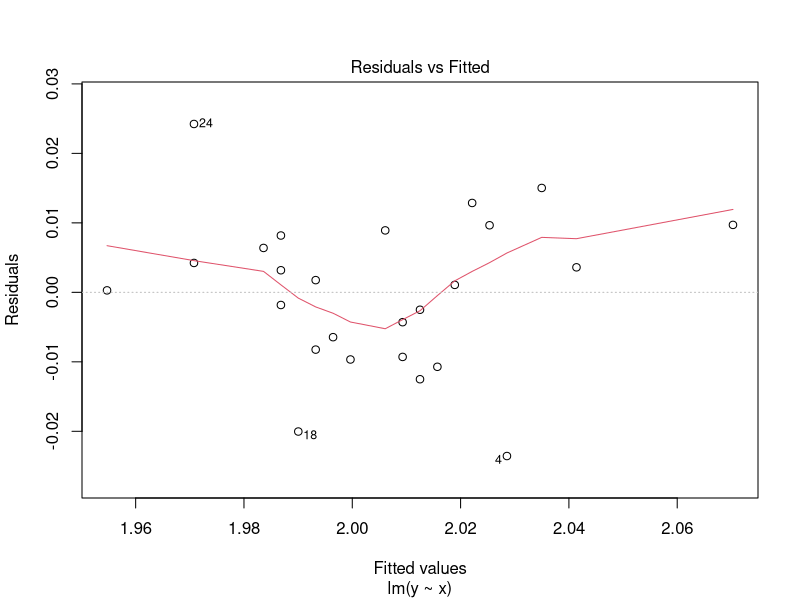
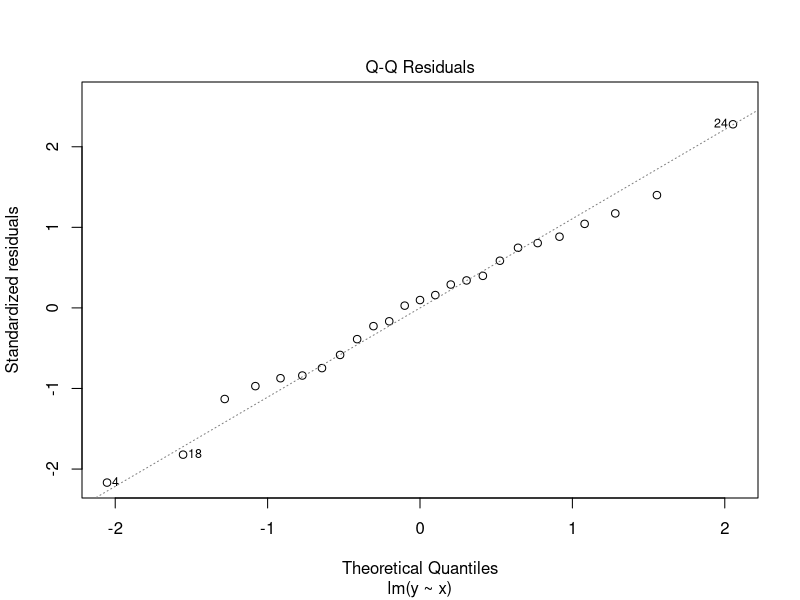
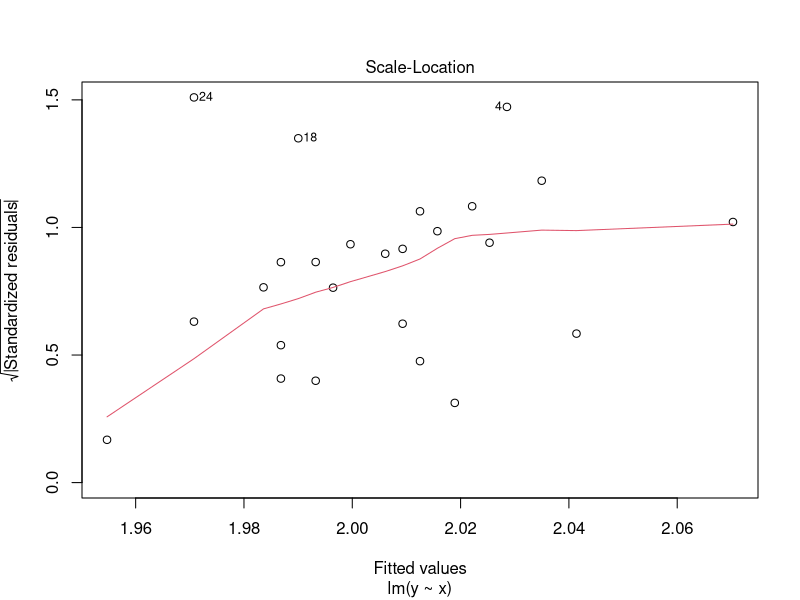
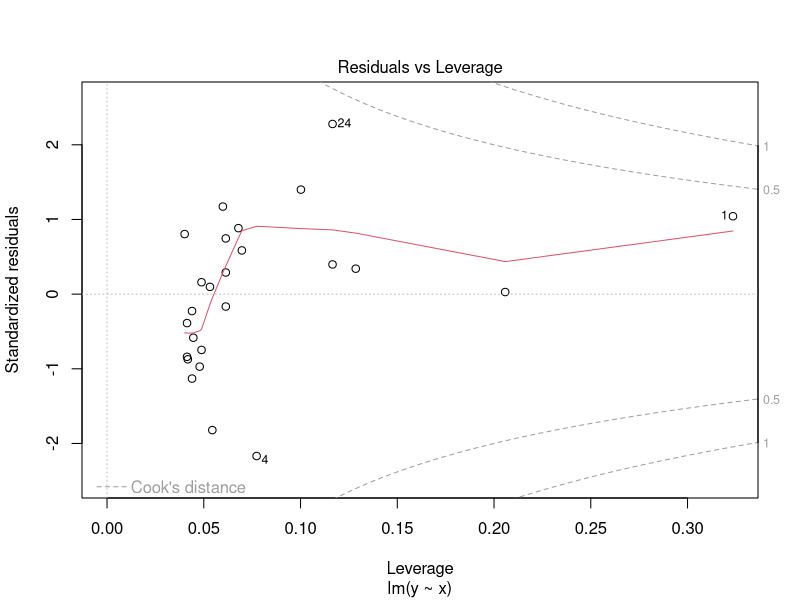
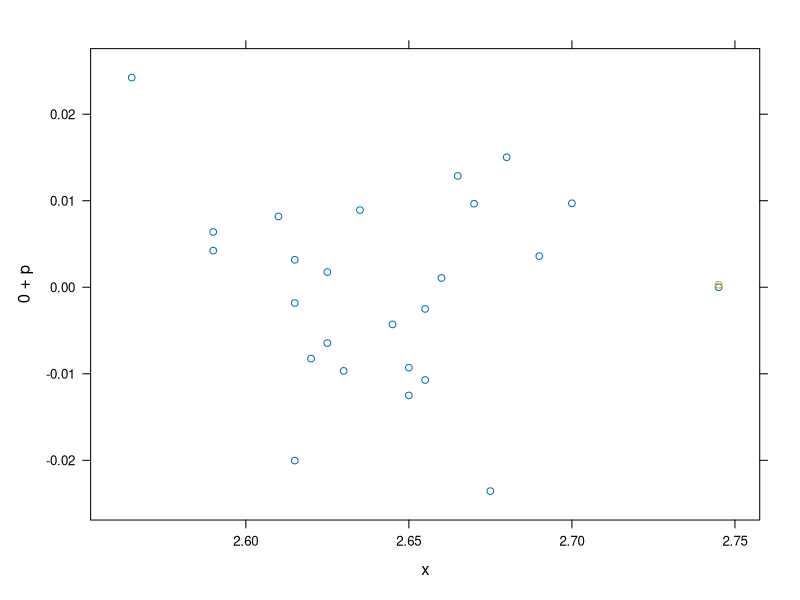
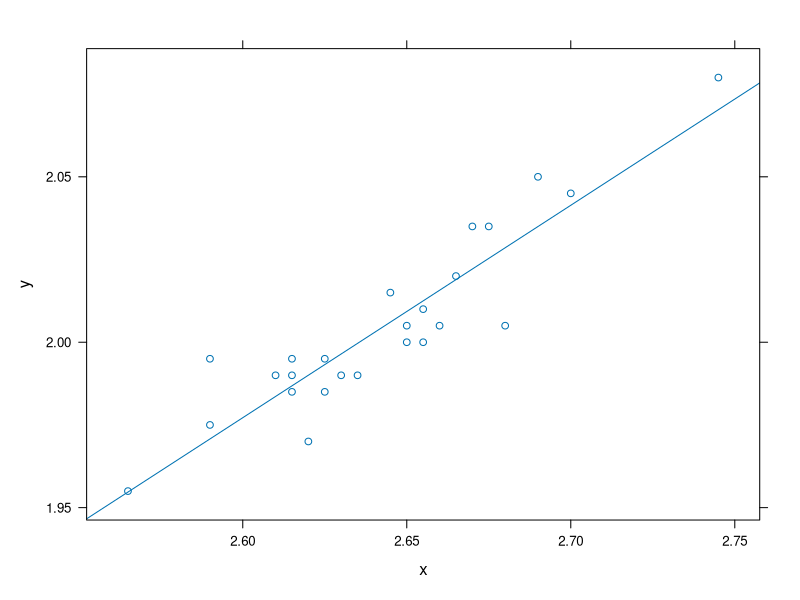
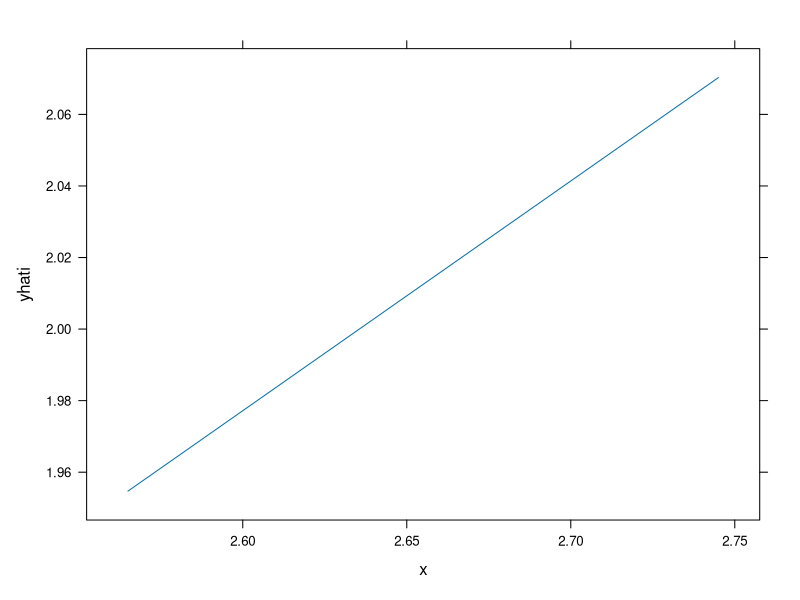
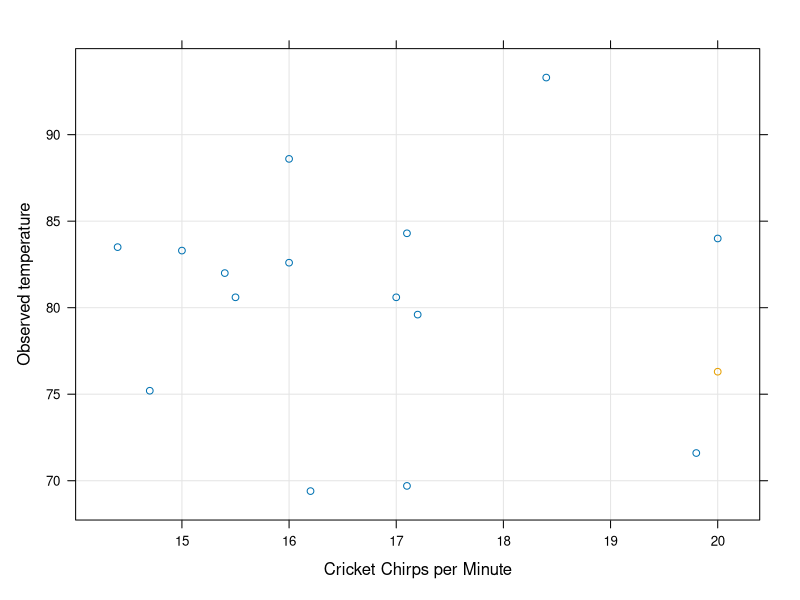

Write the R code that produced these figures, in order.
#find the b, slope value of regression line
b = function(x, y){
  if(length(x)!= length(y)){
    return("Use vectors of equal length")
  }else {
    num = length(x)*(sum(x*y))-sum(x)*sum(y)
    denom = length(x)*(sum(x^2))-(sum(x))^2
    return(num/denom)
  }
}

#find the intercept of the regression line
a = function(x, y){
  mean(y)-b(x,y)*mean(x)
}

#find the predicted values for y given x
predict_yhat = function(x,y){
  vec = a(x,y) + b(x,y)*x
  return(vec)
}

#find redisual epsilon 
resid_error = function(x, y){
  vec = predict_yhat(x, y)
  return(y - vec)
}


#Example 11.2.1 - make sure everything works
x = .001*c(745, 700, 690, 680,675,670,665,660,655,655,650,650,645,635,630,625,625,620,615,615,615,610,590,590,565) +2
y = .001*c(80, 45, 50, 5, 35, 35, 20, 5, 10,  0, 0, 5, 15)+2
y = c(y, 1.990, 1.990, 1.995, 1.985, 1.970, 1.985, 1.990, 1.995, 1.990, 1.975, 1.995, 1.955)
yhati = predict_yhat(x, y)
p = resid_error(x,y) 
#practice checking with built in functions
g = lm(y~x) #this works correctly!!
g2 = lsfit(x, y) #lsfit$residuals gives the same values as p!
plot(lm(y~x)) #this makes 4 plots!! looks like outliers were found and adjusted
library(lattice)
xyplot(0+p~x, type = c('p')) #this makes the residual plot I want
xyplot(y~x, type = c('p','r')) #traditional data plot with resid line
xyplot(yhati~x, type = 'l') #just the residual line


#11.2.1
#plot the data
x = c(20, 16, 19.8, 18.4, 17.1, 15.5, 14.7, 17.1, 15.4, 16.2, 15, 17.2, 16, 17, 14.4)
y = c(88.6, 71.6, 93.3, 84.3, 80.6, 75.2, 69.7, 82, 69.4, 83.3, 79.6, 82.6, 80.6, 83.5, 76.3)
b(x, y)
sum(x)
sum(y) #entry was correct
equa = c(a(x,y), b(x,y))
point = equa[1]+equa[2]*18 #84.47201
xyplot(84 + y~x, lty = 2, xlab = "Cricket Chirps per Minute", ylab = "Observed temperature", type = c('p', 'g'))

#11.2.2
age=c(0,.5,1,2,3,4,5,6,7,8)
proof = c(104.6, 104.1, 104.4, 105, 106, 106.8, 107.7, 108.7, 110.6, 112.1)
yhati = predict_yhat(age, proof)
resid = resid_error(age, proof)
xyplot(yhati+proof~age, 
       type = c('p', 'l','g'), 
       key = list(
         text = list(c("Predicted", "Observed")),
         lines = list(lwd = 2, col = c("blue", "magenta"))
         ), ylab = "Proof")
#As a regression plot
xyplot(resid~x, type = c('p', 'g'))
abline(h=0, type = 'l', col = 'black', lwd = 3)


#11.2.3
temp = c(0, 4, 10, 15, 21, 29, 36, 51, 68)
disolvedNaNO3 = c(66.7, 71, 76.3, 80.6, 85.7, 92.9, 99.4, 113.6, 125.1)
#check data entry
sum(temp)
sum(disolvedNaNO3)
resid = resid_error(temp, disolvedNaNO3)
predict_yhat(temp, disolvedNaNO3)
xyplot(resid~temp, type = c("p", "l","g"), col = c("magenta"),
       xlab="Temperature", ylab="Residual Error",
       panel=function(...) {
         panel.xyplot(...)
         panel.abline(h=0)})


#11.2.7
spendingPerPupil = c(10, 10.2, 10.2, 10.3, 10.3, 10.8, 11, 11, 11.2, 11.6, 12.1, 12.3, 
                     12.6, 12.7, 12.9, 13, 13.9, 14.5, 14.7, 15.5, 16.4, 17.5, 18.1, 
                     20.8, 22.4, 24)
gradRat = c(88.7, 93.2, 95.1, 94, 88.3, 89.9, 67.7, 90.2, 95.5, 75.2, 84.6, 85, 94.8, 
            56.1, 54.4, 97.9, 83, 94, 91.4, 94.2, 97.2, 94.4, 78.6, 87.6, 93.3, 92.3)
a = a(spendingPerPupil, gradRat)
b = b(spendingPerPupil, gradRat)
xyplot(gradRat~spendingPerPupil, type = c("p", "g"), xlab = "Spending Per Pupil", 
       ylab = "Graduation rate", panel = function(...){
         panel.xyplot(...)
         #this adds the regression line shown with the calculated values
         panel.abline(a = a, b = b)}) 



